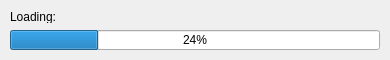
<?xml version="1.0" encoding="UTF-8"?>
<ui version="4.0">
 <class>loaderdialog</class>
 <widget class="QDialog" name="loaderdialog">
  <property name="geometry">
   <rect>
    <x>0</x>
    <y>0</y>
    <width>390</width>
    <height>60</height>
   </rect>
  </property>
  <property name="sizePolicy">
   <sizepolicy hsizetype="Fixed" vsizetype="Fixed">
    <horstretch>0</horstretch>
    <verstretch>0</verstretch>
   </sizepolicy>
  </property>
  <property name="windowTitle">
   <string>Loading Data Files...</string>
  </property>
  <widget class="QProgressBar" name="loaderProgressBar">
   <property name="geometry">
    <rect>
     <x>10</x>
     <y>30</y>
     <width>370</width>
     <height>20</height>
    </rect>
   </property>
   <property name="sizePolicy">
    <sizepolicy hsizetype="Fixed" vsizetype="Fixed">
     <horstretch>0</horstretch>
     <verstretch>0</verstretch>
    </sizepolicy>
   </property>
   <property name="value">
    <number>24</number>
   </property>
  </widget>
  <widget class="QLabel" name="loaderLabel">
   <property name="geometry">
    <rect>
     <x>10</x>
     <y>10</y>
     <width>47</width>
     <height>13</height>
    </rect>
   </property>
   <property name="text">
    <string>Loading:</string>
   </property>
  </widget>
 </widget>
 <resources/>
 <connections/>
</ui>
